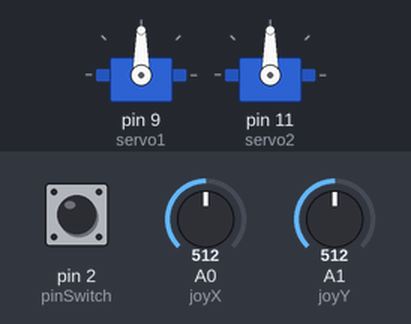
Bench run of a sketch on a simulated Arduino Uno, built with avr-gcc and run on an emulated ATmega328P. Parts: 2 × servo. Inputs (shaded band) come from the test bench; at power-on: A0 (joyX) = 512, A1 (joyY) = 512, pin 2 (pinSwitch) LOW.

Above: at 1.2 s.
1.3 s: A0 (joyX) set to 716
At 1.9 s:
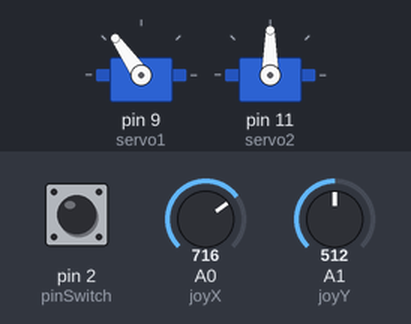
2.8 s: A1 (joyY) set to 716
At 4.0 s:
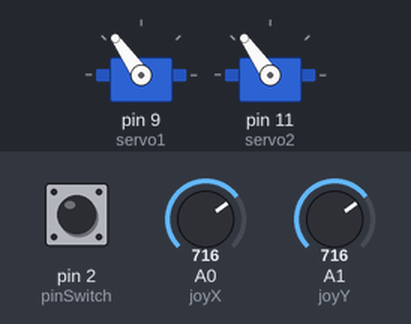
4.3 s: A0 (joyX) set to 900
At 5.4 s:
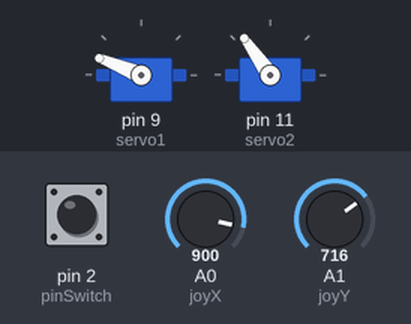
5.8 s: A1 (joyY) set to 900
At 6.6 s:
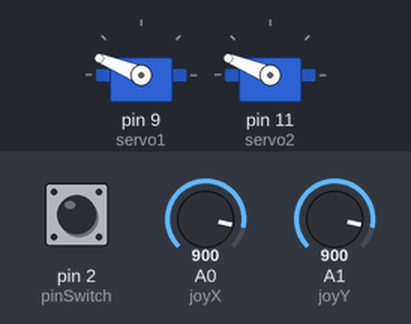
7.3 s: A0 (joyX) set to 1023
At 7.7 s:
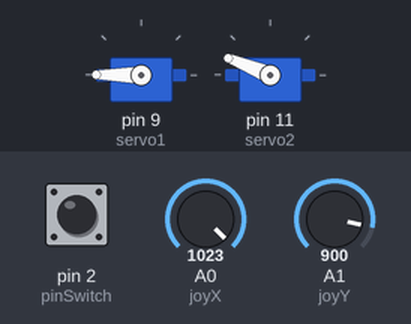
8.8 s: A1 (joyY) set to 1023
At 10.1 s:
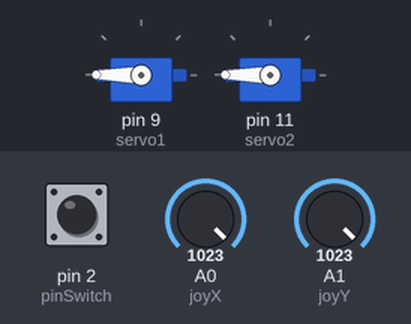
Timing chart, 0 to 11.3 s (numbered marks = the images above; inputs shaded):
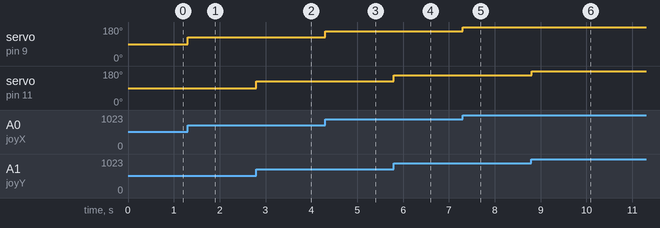

Measured:
- after the input at 1.3 s, servo on pin 9 (servo1): 90° → 125° at once
- after the input at 2.8 s, servo on pin 11 (servo2): 90° → 125° at once
- after the input at 4.3 s, servo on pin 9 (servo1): 125° → 158° at once
- after the input at 5.8 s, servo on pin 11 (servo2): 125° → 158° at once
- after the input at 7.3 s, servo on pin 9 (servo1): 158° → 180° at once
- after the input at 8.8 s, servo on pin 11 (servo2): 158° → 180° at once

The sketch:

joystick_2_servo.ino
```cpp
// Servo - Version: Latest

#include <Servo.h>

Servo servo1;
Servo servo2;

const int joyX = 0;
const int joyY = 1;
const int pinSwitch = 2;

int valueX = 0;
int valueY = 0;
int valueSwitch = 0;

void setup() {
  Serial.begin(9600);
  pinMode(pinSwitch, INPUT);

  servo1.attach(9);
  servo2.attach(11);

  servo1.write(0);
  servo2.write(0);
}

void loop() {
  valueX = analogRead(joyX);
  valueX = map(valueX, 0, 1023, 0, 180);
  servo1.write(valueX);

  valueY = analogRead(joyY);
  valueY = map(valueY, 0, 1023, 0, 180);
  servo2.write(valueY);

  valueSwitch = digitalRead(pinSwitch);

  delay(15);
}
```
